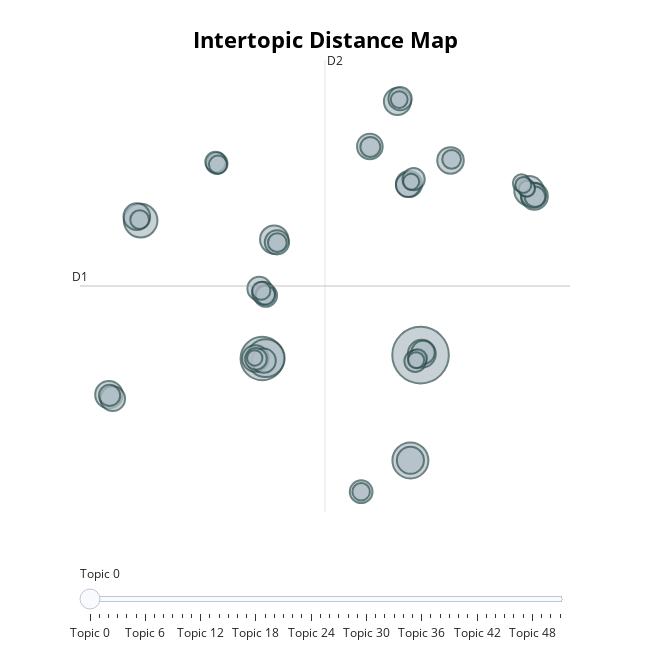

Source (notebook cell):
### Code cell
model_train.visualize_topics()

### Figure 1 — Plotly figure (JSON) as saved in the notebook; plotly's stock layout.template omitted (floating-point values rounded to 4 significant figures; data arrays with more than 128 entries replaced by an {"elided": "..."} marker saying what was removed)
{"data": [{"customdata": {"elided": "52x3 mixed values"}, "hovertemplate": "<b>Topic %{customdata[0]}</b><br>%{customdata[1]}<br>Size: %{customdata[2]}", "legendgroup": "", "marker": {"color": "#B0BEC5", "line": {"color": "DarkSlateGrey", "width": 2}, "size": [136, 80, 61, 55, 48, 37, 34, 33, 32, 31, 31, 31, 30, 30, 30, 29, 28, 26, 26, 25, 25, 25, 24, 23, 23, 22, 22, 22, 21, 20, 20, 19, 19, 18, 18, 17, 16, 15, 15, 15, 15, 14, 14, 13, 13, 13, 12, 11, 11, 11, 11, 10], "sizemode": "area", "sizeref": 0.085, "symbol": "circle"}, "mode": "markers", "name": "", "orientation": "v", "showlegend": false, "type": "scatter", "x": [8.879, -2.93, -2.672, 8.122, -12.0, 16.97, -2.041, 8.973, -14.37, 7.152, 8.122, 17.37, 11.11, -12.29, -3.445, 8.02, 5.096, 17.32, -14.09, -1.834, 7.95, -2.825, -3.153, 9.063, 7.351, -2.675, 4.448, -2.837, 8.363, 8.481, -3.398, -6.318, -14.32, 17.42, -6.411, 5.133, -2.695, -1.805, 11.2, -12.07, 8.656, -6.231, -3.005, 16.74, 16.41, 4.448, 7.287, 16.82, 8.542, 8.177, 16.55, -3.49], "xaxis": "x", "y": [0.0915, -0.1536, -0.122, -7.437, 9.709, 11.84, 8.357, 0.189, -2.738, 18.23, -7.436, 11.46, 14.01, 9.994, -0.1506, 12.33, 15.01, 11.51, -3.022, 8.156, 12.26, -0.3085, 4.843, 0.2805, 18.43, 4.363, -9.676, 4.525, 12.67, -0.3381, -0.1745, 13.8, -2.79, 11.41, 13.89, 14.98, 4.383, 8.132, 14.09, 9.78, -0.1563, 13.71, 4.695, 12.07, 12.39, -9.676, 18.37, 11.99, -0.2741, 12.49, 12.26, -0.1144], "yaxis": "y"}], "layout": {"annotations": [{"showarrow": false, "text": "D1", "x": -16.53, "y": 5.034, "yshift": 10}, {"showarrow": false, "text": "D2", "x": 1.75, "xshift": 10, "y": 21.2}], "height": 650, "hoverlabel": {"bgcolor": "white", "font": {"family": "Rockwell", "size": 16}}, "legend": {"itemsizing": "constant", "tracegroupgap": 0}, "margin": {"t": 60}, "shapes": [{"line": {"color": "#CFD8DC", "width": 2}, "type": "line", "x0": 1.75, "x1": 1.75, "y0": -11.13, "y1": 21.2}, {"line": {"color": "#9E9E9E", "width": 2}, "type": "line", "x0": -16.53, "x1": 20.03, "y0": 5.034, "y1": 5.034}], "sliders": [{"active": 0, "pad": {"t": 50}, "steps": [{"args": [{"marker.color": [["red", "#B0BEC5", "#B0BEC5", "#B0BEC5", "#B0BEC5", "#B0BEC5", "#B0BEC5", "#B0BEC5", "#B0BEC5", "#B0BEC5", "#B0BEC5", "#B0BEC5", "#B0BEC5", "#B0BEC5", "#B0BEC5", "#B0BEC5", "#B0BEC5", "#B0BEC5", "#B0BEC5", "#B0BEC5", "#B0BEC5", "#B0BEC5", "#B0BEC5", "#B0BEC5", "#B0BEC5", "#B0BEC5", "#B0BEC5", "#B0BEC5", "#B0BEC5", "#B0BEC5", "#B0BEC5", "#B0BEC5", "#B0BEC5", "#B0BEC5", "#B0BEC5", "#B0BEC5", "#B0BEC5", "#B0BEC5", "#B0BEC5", "#B0BEC5", "#B0BEC5", "#B0BEC5", "#B0BEC5", "#B0BEC5", "#B0BEC5", "#B0BEC5", "#B0BEC5", "#B0BEC5", "#B0BEC5", "#B0BEC5", "#B0BEC5", "#B0BEC5"]]}], "label": "Topic 0", "method": "update"}, {"args": [{"marker.color": [["#B0BEC5", "red", "#B0BEC5", "#B0BEC5", "#B0BEC5", "#B0BEC5", "#B0BEC5", "#B0BEC5", "#B0BEC5", "#B0BEC5", "#B0BEC5", "#B0BEC5", "#B0BEC5", "#B0BEC5", "#B0BEC5", "#B0BEC5", "#B0BEC5", "#B0BEC5", "#B0BEC5", "#B0BEC5", "#B0BEC5", "#B0BEC5", "#B0BEC5", "#B0BEC5", "#B0BEC5", "#B0BEC5", "#B0BEC5", "#B0BEC5", "#B0BEC5", "#B0BEC5", "#B0BEC5", "#B0BEC5", "#B0BEC5", "#B0BEC5", "#B0BEC5", "#B0BEC5", "#B0BEC5", "#B0BEC5", "#B0BEC5", "#B0BEC5", "#B0BEC5", "#B0BEC5", "#B0BEC5", "#B0BEC5", "#B0BEC5", "#B0BEC5", "#B0BEC5", "#B0BEC5", "#B0BEC5", "#B0BEC5", "#B0BEC5", "#B0BEC5"]]}], "label": "Topic 1", "method": "update"}, {"args": [{"marker.color": [["#B0BEC5", "#B0BEC5", "red", "#B0BEC5", "#B0BEC5", "#B0BEC5", "#B0BEC5", "#B0BEC5", "#B0BEC5", "#B0BEC5", "#B0BEC5", "#B0BEC5", "#B0BEC5", "#B0BEC5", "#B0BEC5", "#B0BEC5", "#B0BEC5", "#B0BEC5", "#B0BEC5", "#B0BEC5", "#B0BEC5", "#B0BEC5", "#B0BEC5", "#B0BEC5", "#B0BEC5", "#B0BEC5", "#B0BEC5", "#B0BEC5", "#B0BEC5", "#B0BEC5", "#B0BEC5", "#B0BEC5", "#B0BEC5", "#B0BEC5", "#B0BEC5", "#B0BEC5", "#B0BEC5", "#B0BEC5", "#B0BEC5", "#B0BEC5", "#B0BEC5", "#B0BEC5", "#B0BEC5", "#B0BEC5", "#B0BEC5", "#B0BEC5", "#B0BEC5", "#B0BEC5", "#B0BEC5", "#B0BEC5", "#B0BEC5", "#B0BEC5"]]}], "label": "Topic 2", "method": "update"}, {"args": [{"marker.color": [["#B0BEC5", "#B0BEC5", "#B0BEC5", "red", "#B0BEC5", "#B0BEC5", "#B0BEC5", "#B0BEC5", "#B0BEC5", "#B0BEC5", "#B0BEC5", "#B0BEC5", "#B0BEC5", "#B0BEC5", "#B0BEC5", "#B0BEC5", "#B0BEC5", "#B0BEC5", "#B0BEC5", "#B0BEC5", "#B0BEC5", "#B0BEC5", "#B0BEC5", "#B0BEC5", "#B0BEC5", "#B0BEC5", "#B0BEC5", "#B0BEC5", "#B0BEC5", "#B0BEC5", "#B0BEC5", "#B0BEC5", "#B0BEC5", "#B0BEC5", "#B0BEC5", "#B0BEC5", "#B0BEC5", "#B0BEC5", "#B0BEC5", "#B0BEC5", "#B0BEC5", "#B0BEC5", "#B0BEC5", "#B0BEC5", "#B0BEC5", "#B0BEC5", "#B0BEC5", "#B0BEC5", "#B0BEC5", "#B0BEC5", "#B0BEC5", "#B0BEC5"]]}], "label": "Topic 3", "method": "update"}, {"args": [{"marker.color": [["#B0BEC5", "#B0BEC5", "#B0BEC5", "#B0BEC5", "red", "#B0BEC5", "#B0BEC5", "#B0BEC5", "#B0BEC5", "#B0BEC5", "#B0BEC5", "#B0BEC5", "#B0BEC5", "#B0BEC5", "#B0BEC5", "#B0BEC5", "#B0BEC5", "#B0BEC5", "#B0BEC5", "#B0BEC5", "#B0BEC5", "#B0BEC5", "#B0BEC5", "#B0BEC5", "#B0BEC5", "#B0BEC5", "#B0BEC5", "#B0BEC5", "#B0BEC5", "#B0BEC5", "#B0BEC5", "#B0BEC5", "#B0BEC5", "#B0BEC5", "#B0BEC5", "#B0BEC5", "#B0BEC5", "#B0BEC5", "#B0BEC5", "#B0BEC5", "#B0BEC5", "#B0BEC5", "#B0BEC5", "#B0BEC5", "#B0BEC5", "#B0BEC5", "#B0BEC5", "#B0BEC5", "#B0BEC5", "#B0BEC5", "#B0BEC5", "#B0BEC5"]]}], "label": "Topic 4", "method": "update"}, {"args": [{"marker.color": [["#B0BEC5", "#B0BEC5", "#B0BEC5", "#B0BEC5", "#B0BEC5", "red", "#B0BEC5", "#B0BEC5", "#B0BEC5", "#B0BEC5", "#B0BEC5", "#B0BEC5", "#B0BEC5", "#B0BEC5", "#B0BEC5", "#B0BEC5", "#B0BEC5", "#B0BEC5", "#B0BEC5", "#B0BEC5", "#B0BEC5", "#B0BEC5", "#B0BEC5", "#B0BEC5", "#B0BEC5", "#B0BEC5", "#B0BEC5", "#B0BEC5", "#B0BEC5", "#B0BEC5", "#B0BEC5", "#B0BEC5", "#B0BEC5", "#B0BEC5", "#B0BEC5", "#B0BEC5", "#B0BEC5", "#B0BEC5", "#B0BEC5", "#B0BEC5", "#B0BEC5", "#B0BEC5", "#B0BEC5", "#B0BEC5", "#B0BEC5", "#B0BEC5", "#B0BEC5", "#B0BEC5", "#B0BEC5", "#B0BEC5", "#B0BEC5", "#B0BEC5"]]}], "label": "Topic 5", "method": "update"}, {"args": [{"marker.color": [["#B0BEC5", "#B0BEC5", "#B0BEC5", "#B0BEC5", "#B0BEC5", "#B0BEC5", "red", "#B0BEC5", "#B0BEC5", "#B0BEC5", "#B0BEC5", "#B0BEC5", "#B0BEC5", "#B0BEC5", "#B0BEC5", "#B0BEC5", "#B0BEC5", "#B0BEC5", "#B0BEC5", "#B0BEC5", "#B0BEC5", "#B0BEC5", "#B0BEC5", "#B0BEC5", "#B0BEC5", "#B0BEC5", "#B0BEC5", "#B0BEC5", "#B0BEC5", "#B0BEC5", "#B0BEC5", "#B0BEC5", "#B0BEC5", "#B0BEC5", "#B0BEC5", "#B0BEC5", "#B0BEC5", "#B0BEC5", "#B0BEC5", "#B0BEC5", "#B0BEC5", "#B0BEC5", "#B0BEC5", "#B0BEC5", "#B0BEC5", "#B0BEC5", "#B0BEC5", "#B0BEC5", "#B0BEC5", "#B0BEC5", "#B0BEC5", "#B0BEC5"]]}], "label": "Topic 6", "method": "update"}, {"args": [{"marker.color": [["#B0BEC5", "#B0BEC5", "#B0BEC5", "#B0BEC5", "#B0BEC5", "#B0BEC5", "#B0BEC5", "red", "#B0BEC5", "#B0BEC5", "#B0BEC5", "#B0BEC5", "#B0BEC5", "#B0BEC5", "#B0BEC5", "#B0BEC5", "#B0BEC5", "#B0BEC5", "#B0BEC5", "#B0BEC5", "#B0BEC5", "#B0BEC5", "#B0BEC5", "#B0BEC5", "#B0BEC5", "#B0BEC5", "#B0BEC5", "#B0BEC5", "#B0BEC5", "#B0BEC5", "#B0BEC5", "#B0BEC5", "#B0BEC5", "#B0BEC5", "#B0BEC5", "#B0BEC5", "#B0BEC5", "#B0BEC5", "#B0BEC5", "#B0BEC5", "#B0BEC5", "#B0BEC5", "#B0BEC5", "#B0BEC5", "#B0BEC5", "#B0BEC5", "#B0BEC5", "#B0BEC5", "#B0BEC5", "#B0BEC5", "#B0BEC5", "#B0BEC5"]]}], "label": "Topic 7", "method": "update"}, {"args": [{"marker.color": [["#B0BEC5", "#B0BEC5", "#B0BEC5", "#B0BEC5", "#B0BEC5", "#B0BEC5", "#B0BEC5", "#B0BEC5", "red", "#B0BEC5", "#B0BEC5", "#B0BEC5", "#B0BEC5", "#B0BEC5", "#B0BEC5", "#B0BEC5", "#B0BEC5", "#B0BEC5", "#B0BEC5", "#B0BEC5", "#B0BEC5", "#B0BEC5", "#B0BEC5", "#B0BEC5", "#B0BEC5", "#B0BEC5", "#B0BEC5", "#B0BEC5", "#B0BEC5", "#B0BEC5", "#B0BEC5", "#B0BEC5", "#B0BEC5", "#B0BEC5", "#B0BEC5", "#B0BEC5", "#B0BEC5", "#B0BEC5", "#B0BEC5", "#B0BEC5", "#B0BEC5", "#B0BEC5", "#B0BEC5", "#B0BEC5", "#B0BEC5", "#B0BEC5", "#B0BEC5", "#B0BEC5", "#B0BEC5", "#B0BEC5", "#B0BEC5", "#B0BEC5"]]}], "label": "Topic 8", "method": "update"}, {"args": [{"marker.color": [["#B0BEC5", "#B0BEC5", "#B0BEC5", "#B0BEC5", "#B0BEC5", "#B0BEC5", "#B0BEC5", "#B0BEC5", "#B0BEC5", "red", "#B0BEC5", "#B0BEC5", "#B0BEC5", "#B0BEC5", "#B0BEC5", "#B0BEC5", "#B0BEC5", "#B0BEC5", "#B0BEC5", "#B0BEC5", "#B0BEC5", "#B0BEC5", "#B0BEC5", "#B0BEC5", "#B0BEC5", "#B0BEC5", "#B0BEC5", "#B0BEC5", "#B0BEC5", "#B0BEC5", "#B0BEC5", "#B0BEC5", "#B0BEC5", "#B0BEC5", "#B0BEC5", "#B0BEC5", "#B0BEC5", "#B0BEC5", "#B0BEC5", "#B0BEC5", "#B0BEC5", "#B0BEC5", "#B0BEC5", "#B0BEC5", "#B0BEC5", "#B0BEC5", "#B0BEC5", "#B0BEC5", "#B0BEC5", "#B0BEC5", "#B0BEC5", "#B0BEC5"]]}], "label": "Topic 9", "method": "update"}, {"args": [{"marker.color": [["#B0BEC5", "#B0BEC5", "#B0BEC5", "#B0BEC5", "#B0BEC5", "#B0BEC5", "#B0BEC5", "#B0BEC5", "#B0BEC5", "#B0BEC5", "red", "#B0BEC5", "#B0BEC5", "#B0BEC5", "#B0BEC5", "#B0BEC5", "#B0BEC5", "#B0BEC5", "#B0BEC5", "#B0BEC5", "#B0BEC5", "#B0BEC5", "#B0BEC5", "#B0BEC5", "#B0BEC5", "#B0BEC5", "#B0BEC5", "#B0BEC5", "#B0BEC5", "#B0BEC5", "#B0BEC5", "#B0BEC5", "#B0BEC5", "#B0BEC5", "#B0BEC5", "#B0BEC5", "#B0BEC5", "#B0BEC5", "#B0BEC5", "#B0BEC5", "#B0BEC5", "#B0BEC5", "#B0BEC5", "#B0BEC5", "#B0BEC5", "#B0BEC5", "#B0BEC5", "#B0BEC5", "#B0BEC5", "#B0BEC5", "#B0BEC5", "#B0BEC5"]]}], "label": "Topic 10", "method": "update"}, {"args": [{"marker.color": [["#B0BEC5", "#B0BEC5", "#B0BEC5", "#B0BEC5", "#B0BEC5", "#B0BEC5", "#B0BEC5", "#B0BEC5", "#B0BEC5", "#B0BEC5", "#B0BEC5", "red", "#B0BEC5", "#B0BEC5", "#B0BEC5", "#B0BEC5", "#B0BEC5", "#B0BEC5", "#B0BEC5", "#B0BEC5", "#B0BEC5", "#B0BEC5", "#B0BEC5", "#B0BEC5", "#B0BEC5", "#B0BEC5", "#B0BEC5", "#B0BEC5", "#B0BEC5", "#B0BEC5", "#B0BEC5", "#B0BEC5", "#B0BEC5", "#B0BEC5", "#B0BEC5", "#B0BEC5", "#B0BEC5", "#B0BEC5", "#B0BEC5", "#B0BEC5", "#B0BEC5", "#B0BEC5", "#B0BEC5", "#B0BEC5", "#B0BEC5", "#B0BEC5", "#B0BEC5", "#B0BEC5", "#B0BEC5", "#B0BEC5", "#B0BEC5", "#B0BEC5"]]}], "label": "Topic 11", "method": "update"}, {"args": [{"marker.color": [["#B0BEC5", "#B0BEC5", "#B0BEC5", "#B0BEC5", "#B0BEC5", "#B0BEC5", "#B0BEC5", "#B0BEC5", "#B0BEC5", "#B0BEC5", "#B0BEC5", "#B0BEC5", "red", "#B0BEC5", "#B0BEC5", "#B0BEC5", "#B0BEC5", "#B0BEC5", "#B0BEC5", "#B0BEC5", "#B0BEC5", "#B0BEC5", "#B0BEC5", "#B0BEC5", "#B0BEC5", "#B0BEC5", "#B0BEC5", "#B0BEC5", "#B0BEC5", "#B0BEC5", "#B0BEC5", "#B0BEC5", "#B0BEC5", "#B0BEC5", "#B0BEC5", "#B0BEC5", "#B0BEC5", "#B0BEC5", "#B0BEC5", "#B0BEC5", "#B0BEC5", "#B0BEC5", "#B0BEC5", "#B0BEC5", "#B0BEC5", "#B0BEC5", "#B0BEC5", "#B0BEC5", "#B0BEC5", "#B0BEC5", "#B0BEC5", "#B0BEC5"]]}], "label": "Topic 12", "method": "update"}, {"args": [{"marker.color": [["#B0BEC5", "#B0BEC5", "#B0BEC5", "#B0BEC5", "#B0BEC5", "#B0BEC5", "#B0BEC5", "#B0BEC5", "#B0BEC5", "#B0BEC5", "#B0BEC5", "#B0BEC5", "#B0BEC5", "red", "#B0BEC5", "#B0BEC5", "#B0BEC5", "#B0BEC5", "#B0BEC5", "#B0BEC5", "#B0BEC5", "#B0BEC5", "#B0BEC5", "#B0BEC5", "#B0BEC5", "#B0BEC5", "#B0BEC5", "#B0BEC5", "#B0BEC5", "#B0BEC5", "#B0BEC5", "#B0BEC5", "#B0BEC5", "#B0BEC5", "#B0BEC5", "#B0BEC5", "#B0BEC5", "#B0BEC5", "#B0BEC5", "#B0BEC5", "#B0BEC5", "#B0BEC5", "#B0BEC5", "#B0BEC5", "#B0BEC5", "#B0BEC5", "#B0BEC5", "#B0BEC5", "#B0BEC5", "#B0BEC5", "#B0BEC5", "#B0BEC5"]]}], "label": "Topic 13", "method": "update"}, {"args": [{"marker.color": [["#B0BEC5", "#B0BEC5", "#B0BEC5", "#B0BEC5", "#B0BEC5", "#B0BEC5", "#B0BEC5", "#B0BEC5", "#B0BEC5", "#B0BEC5", "#B0BEC5", "#B0BEC5", "#B0BEC5", "#B0BEC5", "red", "#B0BEC5", "#B0BEC5", "#B0BEC5", "#B0BEC5", "#B0BEC5", "#B0BEC5", "#B0BEC5", "#B0BEC5", "#B0BEC5", "#B0BEC5", "#B0BEC5", "#B0BEC5", "#B0BEC5", "#B0BEC5", "#B0BEC5", "#B0BEC5", "#B0BEC5", "#B0BEC5", "#B0BEC5", "#B0BEC5", "#B0BEC5", "#B0BEC5", "#B0BEC5", "#B0BEC5", "#B0BEC5", "#B0BEC5", "#B0BEC5", "#B0BEC5", "#B0BEC5", "#B0BEC5", "#B0BEC5", "#B0BEC5", "#B0BEC5", "#B0BEC5", "#B0BEC5", "#B0BEC5", "#B0BEC5"]]}], "label": "Topic 14", "method": "update"}, {"args": [{"marker.color": [["#B0BEC5", "#B0BEC5", "#B0BEC5", "#B0BEC5", "#B0BEC5", "#B0BEC5", "#B0BEC5", "#B0BEC5", "#B0BEC5", "#B0BEC5", "#B0BEC5", "#B0BEC5", "#B0BEC5", "#B0BEC5", "#B0BEC5", "red", "#B0BEC5", "#B0BEC5", "#B0BEC5", "#B0BEC5", "#B0BEC5", "#B0BEC5", "#B0BEC5", "#B0BEC5", "#B0BEC5", "#B0BEC5", "#B0BEC5", "#B0BEC5", "#B0BEC5", "#B0BEC5", "#B0BEC5", "#B0BEC5", "#B0BEC5", "#B0BEC5", "#B0BEC5", "#B0BEC5", "#B0BEC5", "#B0BEC5", "#B0BEC5", "#B0BEC5", "#B0BEC5", "#B0BEC5", "#B0BEC5", "#B0BEC5", "#B0BEC5", "#B0BEC5", "#B0BEC5", "#B0BEC5", "#B0BEC5", "#B0BEC5", "#B0BEC5", "#B0BEC5"]]}], "label": "Topic 15", "method": "update"}, {"args": [{"marker.color": [["#B0BEC5", "#B0BEC5", "#B0BEC5", "#B0BEC5", "#B0BEC5", "#B0BEC5", "#B0BEC5", "#B0BEC5", "#B0BEC5", "#B0BEC5", "#B0BEC5", "#B0BEC5", "#B0BEC5", "#B0BEC5", "#B0BEC5", "#B0BEC5", "red", "#B0BEC5", "#B0BEC5", "#B0BEC5", "#B0BEC5", "#B0BEC5", "#B0BEC5", "#B0BEC5", "#B0BEC5", "#B0BEC5", "#B0BEC5", "#B0BEC5", "#B0BEC5", "#B0BEC5", "#B0BEC5", "#B0BEC5", "#B0BEC5", "#B0BEC5", "#B0BEC5", "#B0BEC5", "#B0BEC5", "#B0BEC5", "#B0BEC5", "#B0BEC5", "#B0BEC5", "#B0BEC5", "#B0BEC5", "#B0BEC5", "#B0BEC5", "#B0BEC5", "#B0BEC5", "#B0BEC5", "#B0BEC5", "#B0BEC5", "#B0BEC5", "#B0BEC5"]]}], "label": "Topic 16", "method": "update"}, {"args": [{"marker.color": [["#B0BEC5", "#B0BEC5", "#B0BEC5", "#B0BEC5", "#B0BEC5", "#B0BEC5", "#B0BEC5", "#B0BEC5", "#B0BEC5", "#B0BEC5", "#B0BEC5", "#B0BEC5", "#B0BEC5", "#B0BEC5", "#B0BEC5", "#B0BEC5", "#B0BEC5", "red", "#B0BEC5", "#B0BEC5", "#B0BEC5", "#B0BEC5", "#B0BEC5", "#B0BEC5", "#B0BEC5", "#B0BEC5", "#B0BEC5", "#B0BEC5", "#B0BEC5", "#B0BEC5", "#B0BEC5", "#B0BEC5", "#B0BEC5", "#B0BEC5", "#B0BEC5", "#B0BEC5", "#B0BEC5", "#B0BEC5", "#B0BEC5", "#B0BEC5", "#B0BEC5", "#B0BEC5", "#B0BEC5", "#B0BEC5", "#B0BEC5", "#B0BEC5", "#B0BEC5", "#B0BEC5", "#B0BEC5", "#B0BEC5", "#B0BEC5", "#B0BEC5"]]}], "label": "Topic 17", "method": "update"}, {"args": [{"marker.color": [["#B0BEC5", "#B0BEC5", "#B0BEC5", "#B0BEC5", "#B0BEC5", "#B0BEC5", "#B0BEC5", "#B0BEC5", "#B0BEC5", "#B0BEC5", "#B0BEC5", "#B0BEC5", "#B0BEC5", "#B0BEC5", "#B0BEC5", "#B0BEC5", "#B0BEC5", "#B0BEC5", "red", "#B0BEC5", "#B0BEC5", "#B0BEC5", "#B0BEC5", "#B0BEC5", "#B0BEC5", "#B0BEC5", "#B0BEC5", "#B0BEC5", "#B0BEC5", "#B0BEC5", "#B0BEC5", "#B0BEC5", "#B0BEC5", "#B0BEC5", "#B0BEC5", "#B0BEC5", "#B0BEC5", "#B0BEC5", "#B0BEC5", "#B0BEC5", "#B0BEC5", "#B0BEC5", "#B0BEC5", "#B0BEC5", "#B0BEC5", "#B0BEC5", "#B0BEC5", "#B0BEC5", "#B0BEC5", "#B0BEC5", "#B0BEC5", "#B0BEC5"]]}], "label": "Topic 18", "method": "update"}, {"args": [{"marker.color": [["#B0BEC5", "#B0BEC5", "#B0BEC5", "#B0BEC5", "#B0BEC5", "#B0BEC5", "#B0BEC5", "#B0BEC5", "#B0BEC5", "#B0BEC5", "#B0BEC5", "#B0BEC5", "#B0BEC5", "#B0BEC5", "#B0BEC5", "#B0BEC5", "#B0BEC5", "#B0BEC5", "#B0BEC5", "red", "#B0BEC5", "#B0BEC5", "#B0BEC5", "#B0BEC5", "#B0BEC5", "#B0BEC5", "#B0BEC5", "#B0BEC5", "#B0BEC5", "#B0BEC5", "#B0BEC5", "#B0BEC5", "#B0BEC5", "#B0BEC5", "#B0BEC5", "#B0BEC5", "#B0BEC5", "#B0BEC5", "#B0BEC5", "#B0BEC5", "#B0BEC5", "#B0BEC5", "#B0BEC5", "#B0BEC5", "#B0BEC5", "#B0BEC5", "#B0BEC5", "#B0BEC5", "#B0BEC5", "#B0BEC5", "#B0BEC5", "#B0BEC5"]]}], "label": "Topic 19", "method": "update"}, {"args": [{"marker.color": [["#B0BEC5", "#B0BEC5", "#B0BEC5", "#B0BEC5", "#B0BEC5", "#B0BEC5", "#B0BEC5", "#B0BEC5", "#B0BEC5", "#B0BEC5", "#B0BEC5", "#B0BEC5", "#B0BEC5", "#B0BEC5", "#B0BEC5", "#B0BEC5", "#B0BEC5", "#B0BEC5", "#B0BEC5", "#B0BEC5", "red", "#B0BEC5", "#B0BEC5", "#B0BEC5", "#B0BEC5", "#B0BEC5", "#B0BEC5", "#B0BEC5", "#B0BEC5", "#B0BEC5", "#B0BEC5", "#B0BEC5", "#B0BEC5", "#B0BEC5", "#B0BEC5", "#B0BEC5", "#B0BEC5", "#B0BEC5", "#B0BEC5", "#B0BEC5", "#B0BEC5", "#B0BEC5", "#B0BEC5", "#B0BEC5", "#B0BEC5", "#B0BEC5", "#B0BEC5", "#B0BEC5", "#B0BEC5", "#B0BEC5", "#B0BEC5", "#B0BEC5"]]}], "label": "Topic 20", "method": "update"}, {"args": [{"marker.color": [["#B0BEC5", "#B0BEC5", "#B0BEC5", "#B0BEC5", "#B0BEC5", "#B0BEC5", "#B0BEC5", "#B0BEC5", "#B0BEC5", "#B0BEC5", "#B0BEC5", "#B0BEC5", "#B0BEC5", "#B0BEC5", "#B0BEC5", "#B0BEC5", "#B0BEC5", "#B0BEC5", "#B0BEC5", "#B0BEC5", "#B0BEC5", "red", "#B0BEC5", "#B0BEC5", "#B0BEC5", "#B0BEC5", "#B0BEC5", "#B0BEC5", "#B0BEC5", "#B0BEC5", "#B0BEC5", "#B0BEC5", "#B0BEC5", "#B0BEC5", "#B0BEC5", "#B0BEC5", "#B0BEC5", "#B0BEC5", "#B0BEC5", "#B0BEC5", "#B0BEC5", "#B0BEC5", "#B0BEC5", "#B0BEC5", "#B0BEC5", "#B0BEC5", "#B0BEC5", "#B0BEC5", "#B0BEC5", "#B0BEC5", "#B0BEC5", "#B0BEC5"]]}], "label": "Topic 21", "method": "update"}, {"args": [{"marker.color": [["#B0BEC5", "#B0BEC5", "#B0BEC5", "#B0BEC5", "#B0BEC5", "#B0BEC5", "#B0BEC5", "#B0BEC5", "#B0BEC5", "#B0BEC5", "#B0BEC5", "#B0BEC5", "#B0BEC5", "#B0BEC5", "#B0BEC5", "#B0BEC5", "#B0BEC5", "#B0BEC5", "#B0BEC5", "#B0BEC5", "#B0BEC5", "#B0BEC5", "red", "#B0BEC5", "#B0BEC5", "#B0BEC5", "#B0BEC5", "#B0BEC5", "#B0BEC5", "#B0BEC5", "#B0BEC5", "#B0BEC5", "#B0BEC5", "#B0BEC5", "#B0BEC5", "#B0BEC5", "#B0BEC5", "#B0BEC5", "#B0BEC5", "#B0BEC5", "#B0BEC5", "#B0BEC5", "#B0BEC5", "#B0BEC5", "#B0BEC5", "#B0BEC5", "#B0BEC5", "#B0BEC5", "#B0BEC5", "#B0BEC5", "#B0BEC5", "#B0BEC5"]]}], "label": "Topic 22", "method": "update"}, {"args": [{"marker.color": [["#B0BEC5", "#B0BEC5", "#B0BEC5", "#B0BEC5", "#B0BEC5", "#B0BEC5", "#B0BEC5", "#B0BEC5", "#B0BEC5", "#B0BEC5", "#B0BEC5", "#B0BEC5", "#B0BEC5", "#B0BEC5", "#B0BEC5", "#B0BEC5", "#B0BEC5", "#B0BEC5", "#B0BEC5", "#B0BEC5", "#B0BEC5", "#B0BEC5", "#B0BEC5", "red", "#B0BEC5", "#B0BEC5", "#B0BEC5", "#B0BEC5", "#B0BEC5", "#B0BEC5", "#B0BEC5", "#B0BEC5", "#B0BEC5", "#B0BEC5", "#B0BEC5", "#B0BEC5", "#B0BEC5", "#B0BEC5", "#B0BEC5", "#B0BEC5", "#B0BEC5", "#B0BEC5", "#B0BEC5", "#B0BEC5", "#B0BEC5", "#B0BEC5", "#B0BEC5", "#B0BEC5", "#B0BEC5", "#B0BEC5", "#B0BEC5", "#B0BEC5"]]}], "label": "Topic 23", "method": "update"}, {"args": [{"marker.color": [["#B0BEC5", "#B0BEC5", "#B0BEC5", "#B0BEC5", "#B0BEC5", "#B0BEC5", "#B0BEC5", "#B0BEC5", "#B0BEC5", "#B0BEC5", "#B0BEC5", "#B0BEC5", "#B0BEC5", "#B0BEC5", "#B0BEC5", "#B0BEC5", "#B0BEC5", "#B0BEC5", "#B0BEC5", "#B0BEC5", "#B0BEC5", "#B0BEC5", "#B0BEC5", "#B0BEC5", "red", "#B0BEC5", "#B0BEC5", "#B0BEC5", "#B0BEC5", "#B0BEC5", "#B0BEC5", "#B0BEC5", "#B0BEC5", "#B0BEC5", "#B0BEC5", "#B0BEC5", "#B0BEC5", "#B0BEC5", "#B0BEC5", "#B0BEC5", "#B0BEC5", "#B0BEC5", "#B0BEC5", "#B0BEC5", "#B0BEC5", "#B0BEC5", "#B0BEC5", "#B0BEC5", "#B0BEC5", "#B0BEC5", "#B0BEC5", "#B0BEC5"]]}], "label": "Topic 24", "method": "update"}, {"args": [{"marker.color": [["#B0BEC5", "#B0BEC5", "#B0BEC5", "#B0BEC5", "#B0BEC5", "#B0BEC5", "#B0BEC5", "#B0BEC5", "#B0BEC5", "#B0BEC5", "#B0BEC5", "#B0BEC5", "#B0BEC5", "#B0BEC5", "#B0BEC5", "#B0BEC5", "#B0BEC5", "#B0BEC5", "#B0BEC5", "#B0BEC5", "#B0BEC5", "#B0BEC5", "#B0BEC5", "#B0BEC5", "#B0BEC5", "red", "#B0BEC5", "#B0BEC5", "#B0BEC5", "#B0BEC5", "#B0BEC5", "#B0BEC5", "#B0BEC5", "#B0BEC5", "#B0BEC5", "#B0BEC5", "#B0BEC5", "#B0BEC5", "#B0BEC5", "#B0BEC5", "#B0BEC5", "#B0BEC5", "#B0BEC5", "#B0BEC5", "#B0BEC5", "#B0BEC5", "#B0BEC5", "#B0BEC5", "#B0BEC5", "#B0BEC5", "#B0BEC5", "#B0BEC5"]]}], "label": "Topic 25", "method": "update"}, {"args": [{"marker.color": [["#B0BEC5", "#B0BEC5", "#B0BEC5", "#B0BEC5", "#B0BEC5", "#B0BEC5", "#B0BEC5", "#B0BEC5", "#B0BEC5", "#B0BEC5", "#B0BEC5", "#B0BEC5", "#B0BEC5", "#B0BEC5", "#B0BEC5", "#B0BEC5", "#B0BEC5", "#B0BEC5", "#B0BEC5", "#B0BEC5", "#B0BEC5", "#B0BEC5", "#B0BEC5", "#B0BEC5", "#B0BEC5", "#B0BEC5", "red", "#B0BEC5", "#B0BEC5", "#B0BEC5", "#B0BEC5", "#B0BEC5", "#B0BEC5", "#B0BEC5", "#B0BEC5", "#B0BEC5", "#B0BEC5", "#B0BEC5", "#B0BEC5", "#B0BEC5", "#B0BEC5", "#B0BEC5", "#B0BEC5", "#B0BEC5", "#B0BEC5", "#B0BEC5", "#B0BEC5", "#B0BEC5", "#B0BEC5", "#B0BEC5", "#B0BEC5", "#B0BEC5"]]}], "label": "Topic 26", "method": "update"}, {"args": [{"marker.color": [["#B0BEC5", "#B0BEC5", "#B0BEC5", "#B0BEC5", "#B0BEC5", "#B0BEC5", "#B0BEC5", "#B0BEC5", "#B0BEC5", "#B0BEC5", "#B0BEC5", "#B0BEC5", "#B0BEC5", "#B0BEC5", "#B0BEC5", "#B0BEC5", "#B0BEC5", "#B0BEC5", "#B0BEC5", "#B0BEC5", "#B0BEC5", "#B0BEC5", "#B0BEC5", "#B0BEC5", "#B0BEC5", "#B0BEC5", "#B0BEC5", "red", "#B0BEC5", "#B0BEC5", "#B0BEC5", "#B0BEC5", "#B0BEC5", "#B0BEC5", "#B0BEC5", "#B0BEC5", "#B0BEC5", "#B0BEC5", "#B0BEC5", "#B0BEC5", "#B0BEC5", "#B0BEC5", "#B0BEC5", "#B0BEC5", "#B0BEC5", "#B0BEC5", "#B0BEC5", "#B0BEC5", "#B0BEC5", "#B0BEC5", "#B0BEC5", "#B0BEC5"]]}], "label": "Topic 27", "method": "update"}, {"args": [{"marker.color": [["#B0BEC5", "#B0BEC5", "#B0BEC5", "#B0BEC5", "#B0BEC5", "#B0BEC5", "#B0BEC5", "#B0BEC5", "#B0BEC5", "#B0BEC5", "#B0BEC5", "#B0BEC5", "#B0BEC5", "#B0BEC5", "#B0BEC5", "#B0BEC5", "#B0BEC5", "#B0BEC5", "#B0BEC5", "#B0BEC5", "#B0BEC5", "#B0BEC5", "#B0BEC5", "#B0BEC5", "#B0BEC5", "#B0BEC5", "#B0BEC5", "#B0BEC5", "red", "#B0BEC5", "#B0BEC5", "#B0BEC5", "#B0BEC5", "#B0BEC5", "#B0BEC5", "#B0BEC5", "#B0BEC5", "#B0BEC5", "#B0BEC5", "#B0BEC5", "#B0BEC5", "#B0BEC5", "#B0BEC5", "#B0BEC5", "#B0BEC5", "#B0BEC5", "#B0BEC5", "#B0BEC5", "#B0BEC5", "#B0BEC5", "#B0BEC5", "#B0BEC5"]]}], "label": "Topic 28", "method": "update"}, {"args": [{"marker.color": [["#B0BEC5", "#B0BEC5", "#B0BEC5", "#B0BEC5", "#B0BEC5", "#B0BEC5", "#B0BEC5", "#B0BEC5", "#B0BEC5", "#B0BEC5", "#B0BEC5", "#B0BEC5", "#B0BEC5", "#B0BEC5", "#B0BEC5", "#B0BEC5", "#B0BEC5", "#B0BEC5", "#B0BEC5", "#B0BEC5", "#B0BEC5", "#B0BEC5", "#B0BEC5", "#B0BEC5", "#B0BEC5", "#B0BEC5", "#B0BEC5", "#B0BEC5", "#B0BEC5", "red", "#B0BEC5", "#B0BEC5", "#B0BEC5", "#B0BEC5", "#B0BEC5", "#B0BEC5", "#B0BEC5", "#B0BEC5", "#B0BEC5", "#B0BEC5", "#B0BEC5", "#B0BEC5", "#B0BEC5", "#B0BEC5", "#B0BEC5", "#B0BEC5", "#B0BEC5", "#B0BEC5", "#B0BEC5", "#B0BEC5", "#B0BEC5", "#B0BEC5"]]}], "label": "Topic 29", "method": "update"}, {"args": [{"marker.color": [["#B0BEC5", "#B0BEC5", "#B0BEC5", "#B0BEC5", "#B0BEC5", "#B0BEC5", "#B0BEC5", "#B0BEC5", "#B0BEC5", "#B0BEC5", "#B0BEC5", "#B0BEC5", "#B0BEC5", "#B0BEC5", "#B0BEC5", "#B0BEC5", "#B0BEC5", "#B0BEC5", "#B0BEC5", "#B0BEC5", "#B0BEC5", "#B0BEC5", "#B0BEC5", "#B0BEC5", "#B0BEC5", "#B0BEC5", "#B0BEC5", "#B0BEC5", "#B0BEC5", "#B0BEC5", "red", "#B0BEC5", "#B0BEC5", "#B0BEC5", "#B0BEC5", "#B0BEC5", "#B0BEC5", "#B0BEC5", "#B0BEC5", "#B0BEC5", "#B0BEC5", "#B0BEC5", "#B0BEC5", "#B0BEC5", "#B0BEC5", "#B0BEC5", "#B0BEC5", "#B0BEC5", "#B0BEC5", "#B0BEC5", "#B0BEC5", "#B0BEC5"]]}], "label": "Topic 30", "method": "update"}, {"args": [{"marker.color": [["#B0BEC5", "#B0BEC5", "#B0BEC5", "#B0BEC5", "#B0BEC5", "#B0BEC5", "#B0BEC5", "#B0BEC5", "#B0BEC5", "#B0BEC5", "#B0BEC5", "#B0BEC5", "#B0BEC5", "#B0BEC5", "#B0BEC5", "#B0BEC5", "#B0BEC5", "#B0BEC5", "#B0BEC5", "#B0BEC5", "#B0BEC5", "#B0BEC5", "#B0BEC5", "#B0BEC5", "#B0BEC5", "#B0BEC5", "#B0BEC5", "#B0BEC5", "#B0BEC5", "#B0BEC5", "#B0BEC5", "red", "#B0BEC5", "#B0BEC5", "#B0BEC5", "#B0BEC5", "#B0BEC5", "#B0BEC5", "#B0BEC5", "#B0BEC5", "#B0BEC5", "#B0BEC5", "#B0BEC5", "#B0BEC5", "#B0BEC5", "#B0BEC5", "#B0BEC5", "#B0BEC5", "#B0BEC5", "#B0BEC5", "#B0BEC5", "#B0BEC5"]]}], "label": "Topic 31", "method": "update"}, {"args": [{"marker.color": [["#B0BEC5", "#B0BEC5", "#B0BEC5", "#B0BEC5", "#B0BEC5", "#B0BEC5", "#B0BEC5", "#B0BEC5", "#B0BEC5", "#B0BEC5", "#B0BEC5", "#B0BEC5", "#B0BEC5", "#B0BEC5", "#B0BEC5", "#B0BEC5", "#B0BEC5", "#B0BEC5", "#B0BEC5", "#B0BEC5", "#B0BEC5", "#B0BEC5", "#B0BEC5", "#B0BEC5", "#B0BEC5", "#B0BEC5", "#B0BEC5", "#B0BEC5", "#B0BEC5", "#B0BEC5", "#B0BEC5", "#B0BEC5", "red", "#B0BEC5", "#B0BEC5", "#B0BEC5", "#B0BEC5", "#B0BEC5", "#B0BEC5", "#B0BEC5", "#B0BEC5", "#B0BEC5", "#B0BEC5", "#B0BEC5", "#B0BEC5", "#B0BEC5", "#B0BEC5", "#B0BEC5", "#B0BEC5", "#B0BEC5", "#B0BEC5", "#B0BEC5"]]}], "label": "Topic 32", "method": "update"}, {"args": [{"marker.color": [["#B0BEC5", "#B0BEC5", "#B0BEC5", "#B0BEC5", "#B0BEC5", "#B0BEC5", "#B0BEC5", "#B0BEC5", "#B0BEC5", "#B0BEC5", "#B0BEC5", "#B0BEC5", "#B0BEC5", "#B0BEC5", "#B0BEC5", "#B0BEC5", "#B0BEC5", "#B0BEC5", "#B0BEC5", "#B0BEC5", "#B0BEC5", "#B0BEC5", "#B0BEC5", "#B0BEC5", "#B0BEC5", "#B0BEC5", "#B0BEC5", "#B0BEC5", "#B0BEC5", "#B0BEC5", "#B0BEC5", "#B0BEC5", "#B0BEC5", "red", "#B0BEC5", "#B0BEC5", "#B0BEC5", "#B0BEC5", "#B0BEC5", "#B0BEC5", "#B0BEC5", "#B0BEC5", "#B0BEC5", "#B0BEC5", "#B0BEC5", "#B0BEC5", "#B0BEC5", "#B0BEC5", "#B0BEC5", "#B0BEC5", "#B0BEC5", "#B0BEC5"]]}], "label": "Topic 33", "method": "update"}, {"args": [{"marker.color": [["#B0BEC5", "#B0BEC5", "#B0BEC5", "#B0BEC5", "#B0BEC5", "#B0BEC5", "#B0BEC5", "#B0BEC5", "#B0BEC5", "#B0BEC5", "#B0BEC5", "#B0BEC5", "#B0BEC5", "#B0BEC5", "#B0BEC5", "#B0BEC5", "#B0BEC5", "#B0BEC5", "#B0BEC5", "#B0BEC5", "#B0BEC5", "#B0BEC5", "#B0BEC5", "#B0BEC5", "#B0BEC5", "#B0BEC5", "#B0BEC5", "#B0BEC5", "#B0BEC5", "#B0BEC5", "#B0BEC5", "#B0BEC5", "#B0BEC5", "#B0BEC5", "red", "#B0BEC5", "#B0BEC5", "#B0BEC5", "#B0BEC5", "#B0BEC5", "#B0BEC5", "#B0BEC5", "#B0BEC5", "#B0BEC5", "#B0BEC5", "#B0BEC5", "#B0BEC5", "#B0BEC5", "#B0BEC5", "#B0BEC5", "#B0BEC5", "#B0BEC5"]]}], "label": "Topic 34", "method": "update"}, {"args": [{"marker.color": [["#B0BEC5", "#B0BEC5", "#B0BEC5", "#B0BEC5", "#B0BEC5", "#B0BEC5", "#B0BEC5", "#B0BEC5", "#B0BEC5", "#B0BEC5", "#B0BEC5", "#B0BEC5", "#B0BEC5", "#B0BEC5", "#B0BEC5", "#B0BEC5", "#B0BEC5", "#B0BEC5", "#B0BEC5", "#B0BEC5", "#B0BEC5", "#B0BEC5", "#B0BEC5", "#B0BEC5", "#B0BEC5", "#B0BEC5", "#B0BEC5", "#B0BEC5", "#B0BEC5", "#B0BEC5", "#B0BEC5", "#B0BEC5", "#B0BEC5", "#B0BEC5", "#B0BEC5", "red", "#B0BEC5", "#B0BEC5", "#B0BEC5", "#B0BEC5", "#B0BEC5", "#B0BEC5", "#B0BEC5", "#B0BEC5", "#B0BEC5", "#B0BEC5", "#B0BEC5", "#B0BEC5", "#B0BEC5", "#B0BEC5", "#B0BEC5", "#B0BEC5"]]}], "label": "Topic 35", "method": "update"}, {"args": [{"marker.color": [["#B0BEC5", "#B0BEC5", "#B0BEC5", "#B0BEC5", "#B0BEC5", "#B0BEC5", "#B0BEC5", "#B0BEC5", "#B0BEC5", "#B0BEC5", "#B0BEC5", "#B0BEC5", "#B0BEC5", "#B0BEC5", "#B0BEC5", "#B0BEC5", "#B0BEC5", "#B0BEC5", "#B0BEC5", "#B0BEC5", "#B0BEC5", "#B0BEC5", "#B0BEC5", "#B0BEC5", "#B0BEC5", "#B0BEC5", "#B0BEC5", "#B0BEC5", "#B0BEC5", "#B0BEC5", "#B0BEC5", "#B0BEC5", "#B0BEC5", "#B0BEC5", "#B0BEC5", "#B0BEC5", "red", "#B0BEC5", "#B0BEC5", "#B0BEC5", "#B0BEC5", "#B0BEC5", "#B0BEC5", "#B0BEC5", "#B0BEC5", "#B0BEC5", "#B0BEC5", "#B0BEC5", "#B0BEC5", "#B0BEC5", "#B0BEC5", "#B0BEC5"]]}], "label": "Topic 36", "method": "update"}, {"args": [{"marker.color": [["#B0BEC5", "#B0BEC5", "#B0BEC5", "#B0BEC5", "#B0BEC5", "#B0BEC5", "#B0BEC5", "#B0BEC5", "#B0BEC5", "#B0BEC5", "#B0BEC5", "#B0BEC5", "#B0BEC5", "#B0BEC5", "#B0BEC5", "#B0BEC5", "#B0BEC5", "#B0BEC5", "#B0BEC5", "#B0BEC5", "#B0BEC5", "#B0BEC5", "#B0BEC5", "#B0BEC5", "#B0BEC5", "#B0BEC5", "#B0BEC5", "#B0BEC5", "#B0BEC5", "#B0BEC5", "#B0BEC5", "#B0BEC5", "#B0BEC5", "#B0BEC5", "#B0BEC5", "#B0BEC5", "#B0BEC5", "red", "#B0BEC5", "#B0BEC5", "#B0BEC5", "#B0BEC5", "#B0BEC5", "#B0BEC5", "#B0BEC5", "#B0BEC5", "#B0BEC5", "#B0BEC5", "#B0BEC5", "#B0BEC5", "#B0BEC5", "#B0BEC5"]]}], "label": "Topic 37", "method": "update"}, {"args": [{"marker.color": [["#B0BEC5", "#B0BEC5", "#B0BEC5", "#B0BEC5", "#B0BEC5", "#B0BEC5", "#B0BEC5", "#B0BEC5", "#B0BEC5", "#B0BEC5", "#B0BEC5", "#B0BEC5", "#B0BEC5", "#B0BEC5", "#B0BEC5", "#B0BEC5", "#B0BEC5", "#B0BEC5", "#B0BEC5", "#B0BEC5", "#B0BEC5", "#B0BEC5", "#B0BEC5", "#B0BEC5", "#B0BEC5", "#B0BEC5", "#B0BEC5", "#B0BEC5", "#B0BEC5", "#B0BEC5", "#B0BEC5", "#B0BEC5", "#B0BEC5", "#B0BEC5", "#B0BEC5", "#B0BEC5", "#B0BEC5", "#B0BEC5", "red", "#B0BEC5", "#B0BEC5", "#B0BEC5", "#B0BEC5", "#B0BEC5", "#B0BEC5", "#B0BEC5", "#B0BEC5", "#B0BEC5", "#B0BEC5", "#B0BEC5", "#B0BEC5", "#B0BEC5"]]}], "label": "Topic 38", "method": "update"}, {"args": [{"marker.color": [["#B0BEC5", "#B0BEC5", "#B0BEC5", "#B0BEC5", "#B0BEC5", "#B0BEC5", "#B0BEC5", "#B0BEC5", "#B0BEC5", "#B0BEC5", "#B0BEC5", "#B0BEC5", "#B0BEC5", "#B0BEC5", "#B0BEC5", "#B0BEC5", "#B0BEC5", "#B0BEC5", "#B0BEC5", "#B0BEC5", "#B0BEC5", "#B0BEC5", "#B0BEC5", "#B0BEC5", "#B0BEC5", "#B0BEC5", "#B0BEC5", "#B0BEC5", "#B0BEC5", "#B0BEC5", "#B0BEC5", "#B0BEC5", "#B0BEC5", "#B0BEC5", "#B0BEC5", "#B0BEC5", "#B0BEC5", "#B0BEC5", "#B0BEC5", "red", "#B0BEC5", "#B0BEC5", "#B0BEC5", "#B0BEC5", "#B0BEC5", "#B0BEC5", "#B0BEC5", "#B0BEC5", "#B0BEC5", "#B0BEC5", "#B0BEC5", "#B0BEC5"]]}], "label": "Topic 39", "method": "update"}, {"args": [{"marker.color": [["#B0BEC5", "#B0BEC5", "#B0BEC5", "#B0BEC5", "#B0BEC5", "#B0BEC5", "#B0BEC5", "#B0BEC5", "#B0BEC5", "#B0BEC5", "#B0BEC5", "#B0BEC5", "#B0BEC5", "#B0BEC5", "#B0BEC5", "#B0BEC5", "#B0BEC5", "#B0BEC5", "#B0BEC5", "#B0BEC5", "#B0BEC5", "#B0BEC5", "#B0BEC5", "#B0BEC5", "#B0BEC5", "#B0BEC5", "#B0BEC5", "#B0BEC5", "#B0BEC5", "#B0BEC5", "#B0BEC5", "#B0BEC5", "#B0BEC5", "#B0BEC5", "#B0BEC5", "#B0BEC5", "#B0BEC5", "#B0BEC5", "#B0BEC5", "#B0BEC5", "red", "#B0BEC5", "#B0BEC5", "#B0BEC5", "#B0BEC5", "#B0BEC5", "#B0BEC5", "#B0BEC5", "#B0BEC5", "#B0BEC5", "#B0BEC5", "#B0BEC5"]]}], "label": "Topic 40", "method": "update"}, {"args": [{"marker.color": [["#B0BEC5", "#B0BEC5", "#B0BEC5", "#B0BEC5", "#B0BEC5", "#B0BEC5", "#B0BEC5", "#B0BEC5", "#B0BEC5", "#B0BEC5", "#B0BEC5", "#B0BEC5", "#B0BEC5", "#B0BEC5", "#B0BEC5", "#B0BEC5", "#B0BEC5", "#B0BEC5", "#B0BEC5", "#B0BEC5", "#B0BEC5", "#B0BEC5", "#B0BEC5", "#B0BEC5", "#B0BEC5", "#B0BEC5", "#B0BEC5", "#B0BEC5", "#B0BEC5", "#B0BEC5", "#B0BEC5", "#B0BEC5", "#B0BEC5", "#B0BEC5", "#B0BEC5", "#B0BEC5", "#B0BEC5", "#B0BEC5", "#B0BEC5", "#B0BEC5", "#B0BEC5", "red", "#B0BEC5", "#B0BEC5", "#B0BEC5", "#B0BEC5", "#B0BEC5", "#B0BEC5", "#B0BEC5", "#B0BEC5", "#B0BEC5", "#B0BEC5"]]}], "label": "Topic 41", "method": "update"}, {"args": [{"marker.color": [["#B0BEC5", "#B0BEC5", "#B0BEC5", "#B0BEC5", "#B0BEC5", "#B0BEC5", "#B0BEC5", "#B0BEC5", "#B0BEC5", "#B0BEC5", "#B0BEC5", "#B0BEC5", "#B0BEC5", "#B0BEC5", "#B0BEC5", "#B0BEC5", "#B0BEC5", "#B0BEC5", "#B0BEC5", "#B0BEC5", "#B0BEC5", "#B0BEC5", "#B0BEC5", "#B0BEC5", "#B0BEC5", "#B0BEC5", "#B0BEC5", "#B0BEC5", "#B0BEC5", "#B0BEC5", "#B0BEC5", "#B0BEC5", "#B0BEC5", "#B0BEC5", "#B0BEC5", "#B0BEC5", "#B0BEC5", "#B0BEC5", "#B0BEC5", "#B0BEC5", "#B0BEC5", "#B0BEC5", "red", "#B0BEC5", "#B0BEC5", "#B0BEC5", "#B0BEC5", "#B0BEC5", "#B0BEC5", "#B0BEC5", "#B0BEC5", "#B0BEC5"]]}], "label": "Topic 42", "method": "update"}, {"args": [{"marker.color": [["#B0BEC5", "#B0BEC5", "#B0BEC5", "#B0BEC5", "#B0BEC5", "#B0BEC5", "#B0BEC5", "#B0BEC5", "#B0BEC5", "#B0BEC5", "#B0BEC5", "#B0BEC5", "#B0BEC5", "#B0BEC5", "#B0BEC5", "#B0BEC5", "#B0BEC5", "#B0BEC5", "#B0BEC5", "#B0BEC5", "#B0BEC5", "#B0BEC5", "#B0BEC5", "#B0BEC5", "#B0BEC5", "#B0BEC5", "#B0BEC5", "#B0BEC5", "#B0BEC5", "#B0BEC5", "#B0BEC5", "#B0BEC5", "#B0BEC5", "#B0BEC5", "#B0BEC5", "#B0BEC5", "#B0BEC5", "#B0BEC5", "#B0BEC5", "#B0BEC5", "#B0BEC5", "#B0BEC5", "#B0BEC5", "red", "#B0BEC5", "#B0BEC5", "#B0BEC5", "#B0BEC5", "#B0BEC5", "#B0BEC5", "#B0BEC5", "#B0BEC5"]]}], "label": "Topic 43", "method": "update"}, {"args": [{"marker.color": [["#B0BEC5", "#B0BEC5", "#B0BEC5", "#B0BEC5", "#B0BEC5", "#B0BEC5", "#B0BEC5", "#B0BEC5", "#B0BEC5", "#B0BEC5", "#B0BEC5", "#B0BEC5", "#B0BEC5", "#B0BEC5", "#B0BEC5", "#B0BEC5", "#B0BEC5", "#B0BEC5", "#B0BEC5", "#B0BEC5", "#B0BEC5", "#B0BEC5", "#B0BEC5", "#B0BEC5", "#B0BEC5", "#B0BEC5", "#B0BEC5", "#B0BEC5", "#B0BEC5", "#B0BEC5", "#B0BEC5", "#B0BEC5", "#B0BEC5", "#B0BEC5", "#B0BEC5", "#B0BEC5", "#B0BEC5", "#B0BEC5", "#B0BEC5", "#B0BEC5", "#B0BEC5", "#B0BEC5", "#B0BEC5", "#B0BEC5", "red", "#B0BEC5", "#B0BEC5", "#B0BEC5", "#B0BEC5", "#B0BEC5", "#B0BEC5", "#B0BEC5"]]}], "label": "Topic 44", "method": "update"}, {"args": [{"marker.color": [["#B0BEC5", "#B0BEC5", "#B0BEC5", "#B0BEC5", "#B0BEC5", "#B0BEC5", "#B0BEC5", "#B0BEC5", "#B0BEC5", "#B0BEC5", "#B0BEC5", "#B0BEC5", "#B0BEC5", "#B0BEC5", "#B0BEC5", "#B0BEC5", "#B0BEC5", "#B0BEC5", "#B0BEC5", "#B0BEC5", "#B0BEC5", "#B0BEC5", "#B0BEC5", "#B0BEC5", "#B0BEC5", "#B0BEC5", "#B0BEC5", "#B0BEC5", "#B0BEC5", "#B0BEC5", "#B0BEC5", "#B0BEC5", "#B0BEC5", "#B0BEC5", "#B0BEC5", "#B0BEC5", "#B0BEC5", "#B0BEC5", "#B0BEC5", "#B0BEC5", "#B0BEC5", "#B0BEC5", "#B0BEC5", "#B0BEC5", "#B0BEC5", "red", "#B0BEC5", "#B0BEC5", "#B0BEC5", "#B0BEC5", "#B0BEC5", "#B0BEC5"]]}], "label": "Topic 45", "method": "update"}, {"args": [{"marker.color": [["#B0BEC5", "#B0BEC5", "#B0BEC5", "#B0BEC5", "#B0BEC5", "#B0BEC5", "#B0BEC5", "#B0BEC5", "#B0BEC5", "#B0BEC5", "#B0BEC5", "#B0BEC5", "#B0BEC5", "#B0BEC5", "#B0BEC5", "#B0BEC5", "#B0BEC5", "#B0BEC5", "#B0BEC5", "#B0BEC5", "#B0BEC5", "#B0BEC5", "#B0BEC5", "#B0BEC5", "#B0BEC5", "#B0BEC5", "#B0BEC5", "#B0BEC5", "#B0BEC5", "#B0BEC5", "#B0BEC5", "#B0BEC5", "#B0BEC5", "#B0BEC5", "#B0BEC5", "#B0BEC5", "#B0BEC5", "#B0BEC5", "#B0BEC5", "#B0BEC5", "#B0BEC5", "#B0BEC5", "#B0BEC5", "#B0BEC5", "#B0BEC5", "#B0BEC5", "red", "#B0BEC5", "#B0BEC5", "#B0BEC5", "#B0BEC5", "#B0BEC5"]]}], "label": "Topic 46", "method": "update"}, {"args": [{"marker.color": [["#B0BEC5", "#B0BEC5", "#B0BEC5", "#B0BEC5", "#B0BEC5", "#B0BEC5", "#B0BEC5", "#B0BEC5", "#B0BEC5", "#B0BEC5", "#B0BEC5", "#B0BEC5", "#B0BEC5", "#B0BEC5", "#B0BEC5", "#B0BEC5", "#B0BEC5", "#B0BEC5", "#B0BEC5", "#B0BEC5", "#B0BEC5", "#B0BEC5", "#B0BEC5", "#B0BEC5", "#B0BEC5", "#B0BEC5", "#B0BEC5", "#B0BEC5", "#B0BEC5", "#B0BEC5", "#B0BEC5", "#B0BEC5", "#B0BEC5", "#B0BEC5", "#B0BEC5", "#B0BEC5", "#B0BEC5", "#B0BEC5", "#B0BEC5", "#B0BEC5", "#B0BEC5", "#B0BEC5", "#B0BEC5", "#B0BEC5", "#B0BEC5", "#B0BEC5", "#B0BEC5", "red", "#B0BEC5", "#B0BEC5", "#B0BEC5", "#B0BEC5"]]}], "label": "Topic 47", "method": "update"}, {"args": [{"marker.color": [["#B0BEC5", "#B0BEC5", "#B0BEC5", "#B0BEC5", "#B0BEC5", "#B0BEC5", "#B0BEC5", "#B0BEC5", "#B0BEC5", "#B0BEC5", "#B0BEC5", "#B0BEC5", "#B0BEC5", "#B0BEC5", "#B0BEC5", "#B0BEC5", "#B0BEC5", "#B0BEC5", "#B0BEC5", "#B0BEC5", "#B0BEC5", "#B0BEC5", "#B0BEC5", "#B0BEC5", "#B0BEC5", "#B0BEC5", "#B0BEC5", "#B0BEC5", "#B0BEC5", "#B0BEC5", "#B0BEC5", "#B0BEC5", "#B0BEC5", "#B0BEC5", "#B0BEC5", "#B0BEC5", "#B0BEC5", "#B0BEC5", "#B0BEC5", "#B0BEC5", "#B0BEC5", "#B0BEC5", "#B0BEC5", "#B0BEC5", "#B0BEC5", "#B0BEC5", "#B0BEC5", "#B0BEC5", "red", "#B0BEC5", "#B0BEC5", "#B0BEC5"]]}], "label": "Topic 48", "method": "update"}, {"args": [{"marker.color": [["#B0BEC5", "#B0BEC5", "#B0BEC5", "#B0BEC5", "#B0BEC5", "#B0BEC5", "#B0BEC5", "#B0BEC5", "#B0BEC5", "#B0BEC5", "#B0BEC5", "#B0BEC5", "#B0BEC5", "#B0BEC5", "#B0BEC5", "#B0BEC5", "#B0BEC5", "#B0BEC5", "#B0BEC5", "#B0BEC5", "#B0BEC5", "#B0BEC5", "#B0BEC5", "#B0BEC5", "#B0BEC5", "#B0BEC5", "#B0BEC5", "#B0BEC5", "#B0BEC5", "#B0BEC5", "#B0BEC5", "#B0BEC5", "#B0BEC5", "#B0BEC5", "#B0BEC5", "#B0BEC5", "#B0BEC5", "#B0BEC5", "#B0BEC5", "#B0BEC5", "#B0BEC5", "#B0BEC5", "#B0BEC5", "#B0BEC5", "#B0BEC5", "#B0BEC5", "#B0BEC5", "#B0BEC5", "#B0BEC5", "red", "#B0BEC5", "#B0BEC5"]]}], "label": "Topic 49", "method": "update"}, {"args": [{"marker.color": [["#B0BEC5", "#B0BEC5", "#B0BEC5", "#B0BEC5", "#B0BEC5", "#B0BEC5", "#B0BEC5", "#B0BEC5", "#B0BEC5", "#B0BEC5", "#B0BEC5", "#B0BEC5", "#B0BEC5", "#B0BEC5", "#B0BEC5", "#B0BEC5", "#B0BEC5", "#B0BEC5", "#B0BEC5", "#B0BEC5", "#B0BEC5", "#B0BEC5", "#B0BEC5", "#B0BEC5", "#B0BEC5", "#B0BEC5", "#B0BEC5", "#B0BEC5", "#B0BEC5", "#B0BEC5", "#B0BEC5", "#B0BEC5", "#B0BEC5", "#B0BEC5", "#B0BEC5", "#B0BEC5", "#B0BEC5", "#B0BEC5", "#B0BEC5", "#B0BEC5", "#B0BEC5", "#B0BEC5", "#B0BEC5", "#B0BEC5", "#B0BEC5", "#B0BEC5", "#B0BEC5", "#B0BEC5", "#B0BEC5", "#B0BEC5", "red", "#B0BEC5"]]}], "label": "Topic 50", "method": "update"}, {"args": [{"marker.color": [["#B0BEC5", "#B0BEC5", "#B0BEC5", "#B0BEC5", "#B0BEC5", "#B0BEC5", "#B0BEC5", "#B0BEC5", "#B0BEC5", "#B0BEC5", "#B0BEC5", "#B0BEC5", "#B0BEC5", "#B0BEC5", "#B0BEC5", "#B0BEC5", "#B0BEC5", "#B0BEC5", "#B0BEC5", "#B0BEC5", "#B0BEC5", "#B0BEC5", "#B0BEC5", "#B0BEC5", "#B0BEC5", "#B0BEC5", "#B0BEC5", "#B0BEC5", "#B0BEC5", "#B0BEC5", "#B0BEC5", "#B0BEC5", "#B0BEC5", "#B0BEC5", "#B0BEC5", "#B0BEC5", "#B0BEC5", "#B0BEC5", "#B0BEC5", "#B0BEC5", "#B0BEC5", "#B0BEC5", "#B0BEC5", "#B0BEC5", "#B0BEC5", "#B0BEC5", "#B0BEC5", "#B0BEC5", "#B0BEC5", "#B0BEC5", "#B0BEC5", "red"]]}], "label": "Topic 51", "method": "update"}]}], "title": {"font": {"color": "Black", "size": 22}, "text": "<b>Intertopic Distance Map</b>", "x": 0.5, "xanchor": "center", "y": 0.95, "yanchor": "top"}, "width": 650, "xaxis": {"anchor": "y", "domain": [0, 1], "range": [-16.53, 20.03], "title": {"text": ""}, "visible": false}, "yaxis": {"anchor": "x", "domain": [0, 1], "range": [-11.13, 21.2], "title": {"text": ""}, "visible": false}}}
